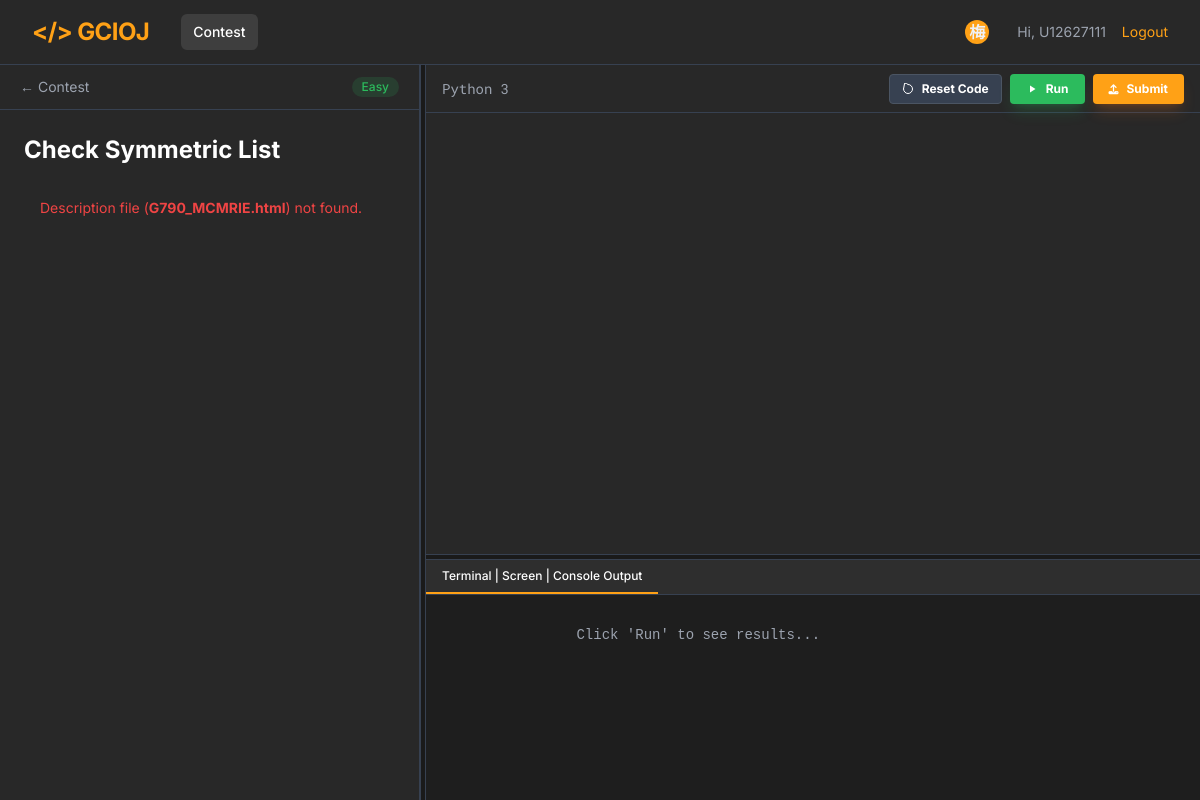
The page /GCIOJ/solve_problem.php?code=G790_MCMRIE&contest=HW1&course=AL_114 (signed in) on the database its author committed.
### tables this page shows
CREATE TABLE `problem` (
  `id` int NOT NULL,
  `code` varchar(20) NOT NULL,
  `leetcode_id` varchar(50) DEFAULT NULL,
  `leetcode_link` varchar(255) DEFAULT NULL,
  `title` varchar(255) DEFAULT NULL,
  `input_type` varchar(10) NOT NULL DEFAULT 'arr',
  `output_type` enum('screen','value') NOT NULL DEFAULT 'value',
  `grading_type` enum('algorithm','test') NOT NULL,
  `description` text,
  `level` enum('Easy','Medium','Hard') DEFAULT 'Easy',
  `time_limit_ms` int DEFAULT '1000',
  `memory_limit_mb` int DEFAULT '256',
  `tag` varchar(255) DEFAULT NULL,
  `forbidden_keyword` text NOT NULL
);

### GCIOJ/db.php (called while the page is built, shortened)
<?php
class DB
{
    private static $pdo = null;
    public static function connect()
    {
        if (self::$pdo === null) {
            try {
                $host = DB_HOST;
                $db = DB_NAME;
                $user = DB_USER;
                $pass = DB_PASS;
                $charset = 'utf8mb4';
                $dsn = "mysql:host=$host;dbname=$db;charset=$charset";
                self::$pdo = new PDO($dsn, $user, $pass, [
                    PDO::ATTR_ERRMODE => PDO::ERRMODE_EXCEPTION,
                    PDO::ATTR_DEFAULT_FETCH_MODE => PDO::FETCH_ASSOC
                ]);
            }
            catch (PDOException $e) {
                die("DB Connection Error: " . $e->getMessage());
            }
        }
        return self::$pdo;
    }
}
?>

### GCIOJ/problem.php (called while the page is built, shortened)
<?php
require_once 'db.php';
class Problem {
    public static function getByCode($code) {
        $stmt = DB::connect()->prepare("SELECT * FROM problem WHERE code = ?");
        $stmt->execute([$code]);
        return $stmt->fetch();
    }
}
?>

### GCIOJ/solve_problem.php (the view, shortened to what this page needs)
<?php
require_once 'problem.php';
$problemCode = preg_replace('/[^a-zA-Z0-9_\-]/', '', $_GET['code']);
$problem = Problem::getByCode($problemCode);
$courseCode = isset($_GET['course']) ? preg_replace('/[^a-zA-Z0-9_\-]/', '', $_GET['course']) : '';
$contestName = isset($_GET['contest']) ? preg_replace('/[^a-zA-Z0-9_\- ]/', '', urldecode($_GET['contest'])) : null;
$fileCode = $problem['code'];
$problemTitle = $problem['title'];
$problemLevel = $problem['level'];
$descPath = "problemset/".$fileCode."/" . $fileCode . ".html";
if (file_exists($descPath)) {
    $descContent = file_get_contents($descPath);
} else {
    $descContent = "<div class='text-brand-red p-4'>Description file (<b>$fileCode.html</b>) not found.</div>";
}
?>
<!DOCTYPE html>
<html lang="en" class="dark">
<head>
    <link rel="stylesheet" href="https://cdnjs.cloudflare.com/ajax/libs/font-awesome/6.4.0/css/all.min.css">
    <script src="https://cdn.tailwindcss.com"></script>
</head>
<body class="bg-dark-bg text-dark-text font-sans h-screen flex flex-col overflow-hidden">
<?php include_once 'nav.php'; ?>
<div class="flex flex-grow overflow-hidden relative w-full">
    <div id="problem-panel" class="bg-dark-surface border-r border-gray-700 flex flex-col w-[35%] min-w-[250px]">
        <div class="px-5 py-3 border-b border-gray-700 flex justify-between items-center bg-dark-surface shrink-0">
            <?php if($contestName): ?>
            <a href="viewcontest.php?name=<?= urlencode($contestName) ?>&course=<?= urlencode($courseCode) ?>"  class="text-sm text-dark-muted hover:text-white flex items-center gap-1 transition">&larr; Contest</a>
            <?php else: ?>
                <a href="problemset.php" class="text-sm text-dark-muted hover:text-white flex items-center gap-1 transition">&larr; Problems</a>
            <?php endif; ?>
            <span class="px-2.5 py-0.5 rounded-full text-xs font-medium diff-<?= htmlspecialchars($problemLevel) ?>"><?= htmlspecialchars($problemLevel) ?></span>
        </div>
        <div id="problem-desc-container" class="flex-grow overflow-y-auto p-6 text-sm leading-relaxed space-y-4">
            <h1 class="text-2xl font-bold text-white mb-4"><?= htmlspecialchars($problemTitle) ?></h1>
            <div class="prose prose-invert max-w-none text-dark-text text-sm select-none"><?= $descContent ?></div>
        </div>
    </div>
    <div class="resizer-vertical" id="drag-v"></div>
    <div id="ide-container" class="flex-grow flex flex-col min-w-[400px] bg-dark-surface">
        <div class="h-12 border-b border-gray-700 flex justify-between items-center px-4 bg-dark-surface shrink-0">
            <div class="font-mono text-sm text-dark-muted flex items-center gap-2">
    <span>Python 3</span>
</div>
            <div class="flex gap-2">
                <button onclick="resetCode()" class="bg-gray-700 hover:bg-gray-600 text-white text-xs font-bold py-1.5 px-3 rounded transition flex items-center gap-2 border border-gray-600">
                   <svg xmlns="http://www.w3.org/2000/svg" width="12" height="12" viewBox="0 0 24 24" fill="none" stroke="currentColor" stroke-width="2" stroke-linecap="round" stroke-linejoin="round"><path d="M3 12a9 9 0 1 0 9-9 9.75 9.75 0 0 0-6.74-2.74L3 12"></path></svg>
                   Reset Code
                </button>
                <button id="btn-run" onclick="runCode()" class="bg-brand-green hover:bg-green-600 text-white text-xs font-bold py-1.5 px-4 rounded transition flex items-center gap-2 shadow-lg shadow-green-500/20">
                   <svg class="w-3 h-3" fill="currentColor" viewBox="0 0 24 24"><path d="M8 5v14l11-7z"/></svg>
                   Run
                </button>
                <button id="btn-submit" onclick="submitCode()" class="bg-brand-orange hover:bg-orange-600 text-white text-xs font-bold py-1.5 px-4 rounded transition flex items-center gap-2 shadow-lg shadow-orange-500/20">
               <i class="fas fa-upload text-[10px]"></i>
               Submit
            </button>
            </div>
        </div>
        <div id="editor-wrapper" class="relative h-[60%] min-h-[100px]">
            <div id="editor" class="w-full h-full text-sm font-mono"></div>
        </div>
        <div class="resizer-horizontal" id="drag-h"></div>
        <div id="console-panel" class="flex-grow flex flex-col bg-dark-surface min-h-[100px]">
            <div class="flex border-b border-gray-700 bg-dark-hover/30 shrink-0">
                <div class="px-4 py-2 text-xs font-medium text-white border-b-2 border-brand-orange">Terminal | Screen | Console Output</div>
            </div>
            <div id="output" class="flex-grow p-4 font-mono text-xs overflow-y-auto whitespace-pre-wrap text-dark-text bg-[#1e1e1e]">
                <span class="text-dark-muted">Click 'Run' to see results...</span>
            </div>
        </div>
    </div>
</div>
</body>
</html>

### GCIOJ/solve_problem.php (style rules this page uses)
.resizer-vertical { width: 6px; background: #1a1a1a; cursor: col-resize; z-index: 10; border-left: 1px solid #374151; border-right: 1px solid #374151; }
.resizer-horizontal { height: 6px; background: #1a1a1a; cursor: row-resize; z-index: 10; border-top: 1px solid #374151; border-bottom: 1px solid #374151; width: 100%; }
.diff-Easy { color: #2cbb5d; background: rgba(44, 187, 93, 0.15); }
#output { font-family: 'Courier New', monospace; font-size: 14px; color: #0f0; background-color: #1e1e1e; }

### rows shown on the page
problem: level "Easy", title "Check Symmetric List", code "G790_MCMRIE"

### other values the page prints
mb_substr($_SESSION['name'], 0, 1, "UTF-8") "梅"
$_SESSION['student_id'] "U12627111"
